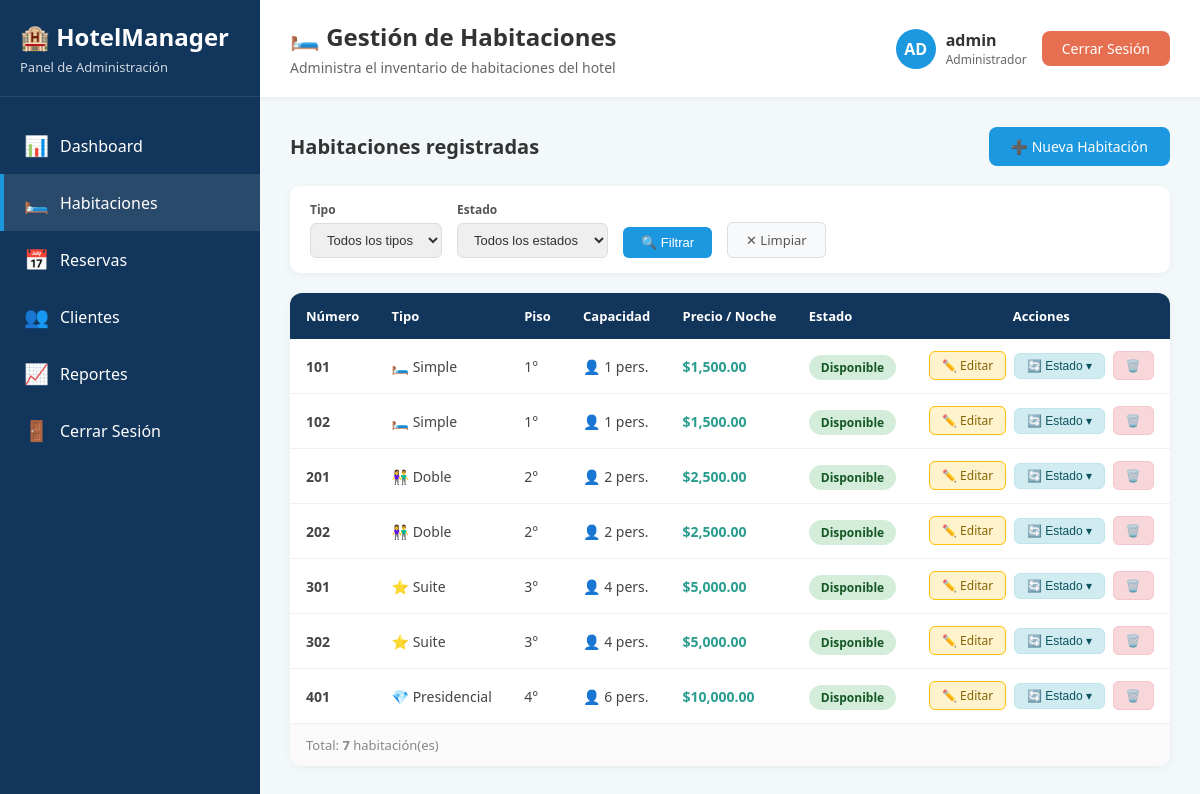
The app's page /controllers/HabitacionController.php (signed in) with its own data.
### tables this page shows
CREATE TABLE IF NOT EXISTS HABITACION (
    habitacion_id INT AUTO_INCREMENT PRIMARY KEY,
    numero VARCHAR(10) NOT NULL UNIQUE,
    tipo ENUM('simple', 'doble', 'suite', 'presidencial') NOT NULL,
    precio_noche DECIMAL(10,2) NOT NULL,
    capacidad INT NOT NULL,
    estado ENUM('disponible', 'ocupada', 'mantenimiento', 'fuera_servicio') DEFAULT 'disponible',
    piso INT NOT NULL,
    descripcion TEXT NULL,
    amenidades TEXT NULL,
    imagen_url VARCHAR(255) NULL,
    fecha_ultima_limpieza DATETIME NULL,
    INDEX idx_estado (estado),
    INDEX idx_tipo (tipo),
    INDEX idx_numero (numero)
);

### models/Habitacion.php (called while the page is built, shortened)
<?php
class Habitacion {
    private $conn;
    private $table = 'HABITACION';
    public function __construct($db) {
        $this->conn = $db;
    }
    public function leerTodas($tipo = '', $estado = '') {
        $query = "SELECT * FROM " . $this->table . " WHERE 1=1";
        $query .= " ORDER BY piso ASC, numero ASC";
        $stmt = $this->conn->prepare($query);
        $stmt->execute();
        return $stmt;
    }
}
?>

### views/habitaciones/listar.php (the view, shortened to what this page needs)
<?php
$username = $_SESSION['username'];
$rol = $_SESSION['rol'];
$solo_lectura = $rol === 'recepcionista';
$es_admin = $rol === 'administrador';
$dashboard_url = $es_admin ? '../views/admin/dashboard.php' : '../views/recepcionista/dashboard.php';
$panel_label = $es_admin ? 'Panel de Administración' : 'Panel de Recepción';
?>
<!DOCTYPE html>
<html lang="es">
<head>
</head>
<body>
<div class="sidebar">
    <div class="logo-section">
        <div class="logo">🏨 HotelManager</div>
        <div class="role"><?= htmlspecialchars($panel_label) ?></div>
    </div>
    <a href="<?= htmlspecialchars($dashboard_url) ?>" class="menu-item">
        <span class="menu-icon">📊</span><span>Dashboard</span>
    </a>
    <a href="../../controllers/HabitacionController.php" class="menu-item active">
        <span class="menu-icon">🛏️</span><span>Habitaciones</span>
    </a>
    <a href="../../controllers/ReservaController.php" class="menu-item"><span class="menu-icon">📅</span><span>Reservas</span></a>
    <a href="../../controllers/ClienteController.php" class="menu-item"><span class="menu-icon">👥</span><span>Clientes</span></a>
    <?php if ($es_admin): ?>
    <a href="../../controllers/ReservaController.php?accion=reportes" class="menu-item"><span class="menu-icon">📈</span><span>Reportes</span></a>
    <?php endif; ?>
    <a href="../../controllers/UsuarioController.php?action=logout" class="menu-item">
        <span class="menu-icon">🚪</span><span>Cerrar Sesión</span>
    </a>
</div>
<div class="main-content">
    <div class="header">
        <div class="header-title">
            <h1>🛏️ Gestión de Habitaciones</h1>
            <div class="header-subtitle">Administra el inventario de habitaciones del hotel</div>
        </div>
        <div class="user-section">
            <div class="user-info">
                <div class="user-avatar"><?= strtoupper(substr($username, 0, 2)) ?></div>
                <div>
                    <div style="font-weight:600;color:#333;"><?= htmlspecialchars($username) ?></div>
                    <div style="font-size:12px;color:#666;"><?= ucfirst($_SESSION['rol']) ?></div>
                </div>
            </div>
            <a href="../../controllers/UsuarioController.php?action=logout" class="btn-logout">Cerrar Sesión</a>
        </div>
    </div>
    <div class="content-area">
        <div class="toolbar">
            <h2>Habitaciones registradas</h2>
            <?php if (!$solo_lectura): ?>
            <a href="../../controllers/HabitacionController.php?accion=crear" class="btn-primary">
                ➕ Nueva Habitación
            </a>
            <?php endif; ?>
        </div>
        <form method="GET" action="../../controllers/HabitacionController.php">
            <div class="filters">
                <div class="filter-group">
                    <label>Tipo</label>
                    <select name="tipo">
                        <option value="">Todos los tipos</option>
                    </select>
                </div>
                <div class="filter-group">
                    <label>Estado</label>
                    <select name="estado">
                        <option value="">Todos los estados</option>
                    </select>
                </div>
                <button type="submit" class="btn-filter">🔍 Filtrar</button>
                <a href="../../controllers/HabitacionController.php" class="btn-clear">✕ Limpiar</a>
            </div>
        </form>
        <div class="table-card">
            <table>
                <thead>
                    <tr>
                        <th>Número</th>
                        <th>Tipo</th>
                        <th>Piso</th>
                        <th>Capacidad</th>
                        <th>Precio / Noche</th>
                        <th>Estado</th>
                        <th style="text-align:center">Acciones</th>
                    </tr>
                </thead>
                <tbody>
                <?php if (empty($habitaciones)): ?>
                    <tr>
                        <td colspan="7">
                            <div class="empty-state">
                                <span>🛏️</span>
                                No hay habitaciones registradas aún.<br>
                                <small>Haz clic en "Nueva Habitación" para agregar una.</small>
                            </div>
                        </td>
                    </tr>
                <?php else: ?>
                    <?php
                    $iconos = ['simple'=>'🛏️','doble'=>'👫','suite'=>'⭐','presidencial'=>'💎'];
                    foreach ($habitaciones as $h):
                    ?>
                    <tr>
                        <td><strong><?= htmlspecialchars($h['numero']) ?></strong></td>
                        <td><?= $iconos[$h['tipo']] ?? '🛏️' ?> <?= ucfirst($h['tipo']) ?></td>
                        <td><?= htmlspecialchars($h['piso']) ?>°</td>
                        <td>👤 <?= htmlspecialchars($h['capacidad']) ?> pers.</td>
                        <td style="color:#2a9d8f;font-weight:600;">$<?= number_format($h['precio_noche'], 2) ?></td>
                        <td>
                            <span class="badge badge-<?= $h['estado'] ?>">
                                <?= ucfirst($h['estado']) ?>
                            </span>
                        </td>
                        <td style="text-align:center;white-space:nowrap;">
                                     <?php if (!$solo_lectura): ?>
                                     <a href="../../controllers/HabitacionController.php?accion=editar&id=<?= $h['habitacion_id'] ?>"
                                         class="btn-edit">✏️ Editar</a>
                                     <?php endif; ?>
                                     <?php if (!$solo_lectura): ?>
                                     <div class="dropdown" style="display:inline-block;margin:0 4px;">
                                <button class="btn-status">🔄 Estado ▾</button>
                            </div>
                            <?php endif; ?>
                            <?php if ($_SESSION['rol'] === 'administrador'): ?>
                            <a href="../../controllers/HabitacionController.php?accion=eliminar&id=<?= $h['habitacion_id'] ?>"
                               class="btn-delete"
                               onclick="return confirm('¿Eliminar habitación <?= htmlspecialchars($h['numero']) ?>?\nEsta acción no se puede deshacer.')">
                               🗑️
                            </a>
                            <?php endif; ?>
                        </td>
                    </tr>
                    <?php endforeach; ?>
                <?php endif; ?>
                </tbody>
            </table>
            <div class="table-footer">
                Total: <strong><?= count($habitaciones) ?></strong> habitación(es)
            </div>
        </div>
    </div>
</div>
</body>
</html>

### controllers/HabitacionController.php (shortened to what this page needs)
<?php
require_once __DIR__ . '/../models/Habitacion.php';
$database = new Database();
$db       = $database->getConnection();
$hab      = new Habitacion($db);
$accion = $_GET['accion'] ?? 'listar';
switch ($accion) {
    default:         accion_listar($hab);   break;
}
function accion_listar($hab) {
    $tipo   = $_GET['tipo']   ?? '';
    $estado = $_GET['estado'] ?? '';
    $resultado    = $hab->leerTodas($tipo, $estado);
    $habitaciones = $resultado->fetchAll(PDO::FETCH_ASSOC);
    include __DIR__ . '/../views/habitaciones/listar.php';
}
?>

### views/habitaciones/listar.php (style rules this page uses)
* { margin: 0; padding: 0; box-sizing: border-box; }
body { font-family: 'Segoe UI', Tahoma, Geneva, Verdana, sans-serif; background: #f3f8fb; }
.sidebar { width: 260px; background: #12355b; color: white; min-height: 100vh; padding: 20px 0; position: fixed; left: 0; top: 0; }
.logo-section { padding: 0 20px 20px; border-bottom: 1px solid rgba(255,255,255,0.1); margin-bottom: 20px; }
.logo { font-size: 24px; font-weight: bold; margin-bottom: 5px; }
.role { font-size: 13px; opacity: 0.8; }
.menu-item { padding: 15px 20px; cursor: pointer; transition: all 0.3s; display: flex; align-items: center; gap: 12px; border-left: 4px solid transparent; text-decoration: none; color: white; }
.menu-item:hover, .menu-item.active { background: rgba(255,255,255,0.1); border-left-color: #1b98e0; }
.menu-icon { font-size: 20px; width: 24px; }
.main-content { margin-left: 260px; }
.header { background: white; padding: 20px 30px; box-shadow: 0 2px 5px rgba(0,0,0,0.05); display: flex; justify-content: space-between; align-items: center; }
.header-title h1 { color: #333; font-size: 24px; margin-bottom: 5px; }
.header-subtitle { color: #666; font-size: 14px; }
.user-section { display: flex; align-items: center; gap: 15px; }
.user-info { display: flex; align-items: center; gap: 10px; }
.user-avatar { width: 40px; height: 40px; background: #1b98e0; border-radius: 50%; display: flex; align-items: center; justify-content: center; color: white; font-weight: bold; }
.btn-logout { padding: 8px 20px; background: #e76f51; color: white; border: none; border-radius: 8px; font-size: 14px; text-decoration: none; }
.content-area { padding: 30px; }
.toolbar { display: flex; justify-content: space-between; align-items: center; margin-bottom: 20px; flex-wrap: wrap; gap: 15px; }
.toolbar h2 { color: #333; font-size: 20px; }
.btn-primary { padding: 10px 22px; background: #1b98e0; color: white; border: none; border-radius: 8px; font-size: 14px; text-decoration: none; transition: all 0.3s; }
.filters { background: white; padding: 15px 20px; border-radius: 10px; box-shadow: 0 2px 8px rgba(0,0,0,0.05); display: flex; gap: 15px; align-items: flex-end; margin-bottom: 20px; flex-wrap: wrap; }
.filter-group { display: flex; flex-direction: column; gap: 5px; }
.filter-group label { font-size: 12px; font-weight: 600; color: #555; }
.filter-group select { padding: 8px 12px; border: 1px solid #ddd; border-radius: 6px; font-size: 13px; color: #333; }
.btn-filter { padding: 8px 18px; background: #1b98e0; color: white; border: none; border-radius: 6px; cursor: pointer; font-size: 13px; text-decoration: none; }
.btn-clear { padding: 8px 18px; background: #f8f9fa; color: #555; border: 1px solid #ddd; border-radius: 6px; font-size: 13px; text-decoration: none; }
.table-card { background: white; border-radius: 12px; box-shadow: 0 2px 10px rgba(0,0,0,0.05); overflow: hidden; }
table { width: 100%; border-collapse: collapse; }
thead { background: #12355b; color: white; }
thead th { padding: 14px 16px; text-align: left; font-size: 13px; font-weight: 600; }
tbody tr { border-bottom: 1px solid #f0f0f0; transition: background 0.2s; }
tbody td { padding: 14px 16px; font-size: 14px; color: #444; }
.table-footer { padding: 12px 16px; color: #888; font-size: 13px; background: #fafafa; }
.badge { padding: 4px 12px; border-radius: 20px; font-size: 12px; font-weight: 600; }
.badge-disponible { background: #d4edda; color: #155724; }
.btn-edit { padding: 5px 12px; background: #fff3cd; color: #856404; border: 1px solid #ffc107; border-radius: 6px; font-size: 12px; text-decoration: none; }
.btn-delete { padding: 5px 12px; background: #f8d7da; color: #721c24; border: 1px solid #f5c6cb; border-radius: 6px; font-size: 12px; text-decoration: none; }
.dropdown { position: relative; display: inline-block; }
.btn-status { padding: 5px 12px; background: #d1ecf1; color: #0c5460; border: 1px solid #bee5eb; border-radius: 6px; font-size: 12px; cursor: pointer; }

### records on screen
habitacion: numero "101", tipo "🛏️", tipo "Simple", piso "1", capacidad "1", precio_noche "1,500.00", estado "Disponible"
habitacion: numero "102", tipo "🛏️", tipo "Simple", piso "1", capacidad "1", precio_noche "1,500.00", estado "Disponible"
habitacion: numero "201", tipo "👫", tipo "Doble", piso "2", capacidad "2", precio_noche "2,500.00", estado "Disponible"
habitacion: numero "202", tipo "👫", tipo "Doble", piso "2", capacidad "2", precio_noche "2,500.00", estado "Disponible"
habitacion: numero "301", tipo "⭐", tipo "Suite", piso "3", capacidad "4", precio_noche "5,000.00", estado "Disponible"
habitacion: numero "302", tipo "⭐", tipo "Suite", piso "3", capacidad "4", precio_noche "5,000.00", estado "Disponible"
habitacion: numero "401", tipo "💎", tipo "Presidencial", piso "4", capacidad "6", precio_noche "10,000.00", estado "Disponible"

### other values on screen
$panel_label "Panel de Administración"
substr($username, 0, 2) "AD"
$username "admin"
$_SESSION['rol'] "Administrador"
count($habitaciones) "7"
